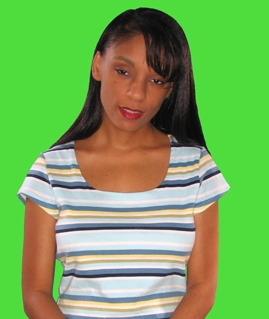
#> input picture VC/P2/chica.jpg, 269 x 319 px
$ jupyter execute --allow-errors Leccion3.ipynb
#> lines starting #> are read from the running program, lines starting #| are printed output that depends on the picture; after the words box and inside, x2 and y2 are one past the last pixel; in counts of white or black regions, pixels touching at a corner belong together
Ignacio Vellido Expósito

[cell 1]
import cv2

# Función para mostrar varias imágenes en una sola ventana
import numpy as np
from matplotlib import pyplot as plt

def plot_vector_img(vim, cols=0, titles=None, suptitle=None, gray=False):
    """ Visualiza varias imágenes a la vez """
    n_images = len(vim)

    if not cols:
        cols = 7 if len(vim) >= 7 else len(vim)

    if titles is None:
        titles = ['' for i in range(1, n_images+1)]

    if suptitle is None:
          suptitle = ''

    fig = plt.figure()
    for n, (image, title) in enumerate(zip(vim, titles)):
        a = fig.add_subplot(int(np.ceil(n_images/float(cols))), cols, n+1)
        plt.imshow(image, "gray" if gray else None)

        a.set_title(title)
        a.axis('off')

    fig.suptitle(suptitle)
    fig.set_size_inches(np.array(fig.get_size_inches()) * n_images)
    fig.subplots_adjust(bottom=0)

    plt.show()

Obtener la representación en hsv de los colores: amarillo, naranja, púrpura,

[cell 2]
# Amarillo
yellow_rgb = np.ones((1,1,3), dtype='uint8') * 255
yellow_rgb[:,:,2] = 0
yellow_hsv = cv2.cvtColor(yellow_rgb, cv2.COLOR_RGB2HSV)

# Naranja
orange_rgb = np.ones((1,1,3), dtype='uint8') * 255
orange_rgb[:,:,1] = 128
orange_rgb[:,:,2] = 0
orange_hsv = cv2.cvtColor(orange_rgb, cv2.COLOR_RGB2HSV)

# Purple
purple_rgb = np.ones((1,1,3), dtype='uint8') * 128
purple_rgb[:,:,1] = 0
purple_hsv = cv2.cvtColor(purple_rgb, cv2.COLOR_RGB2HSV)

# El color va de 0º a 180º
print("Amarillo:\tRGB{}\t-\tHSV{}".format(yellow_rgb[0,0,:], yellow_hsv[0,0,:]))
print("Naranja:\tRGB{}\t-\tHSV{}".format(orange_rgb[0,0,:], orange_hsv[0,0,:]))
print("Púrpura:\tRGB{}\t-\tHSV{}".format(purple_rgb[0,0,:], purple_hsv[0,0,:]))

Crear un video para obtener la gama de grises de una imagen

[cell 3]
grays = cv2.imread("chica.jpg", cv2.IMREAD_GRAYSCALE)
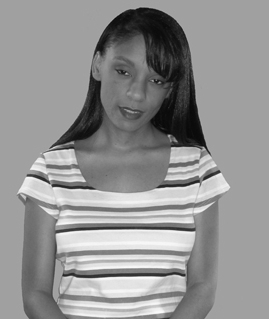
#> grays: shape (319, 269); min 8, max 253, mean 146.1
size = grays.shape[:2]
#> size = (319, 269)

fps=10
video =cv2.VideoWriter('grises.avi',cv2.VideoWriter_fourcc(*'DIVX'), fps, size)

aux = grays
img_array = []

for i in range(0,256):
    aux[:,:] = ((aux[:,:]+1) % 256)
    img_array.append(aux)
#> after the loop, img_array = 256 items

for i in range(len(img_array)):
    video.write(img_array[i])

video.release()

Crear un video para obtener para el color verde todos sus valores diferentes en luminosidad.

[cell 4]
green = np.zeros((200,200,3), dtype='uint8')
green[:,:,1] = 255

size = green.shape[:2]
green_lab = cv2.cvtColor(green, cv2.COLOR_BGR2LAB)
#> green_lab: shape (200, 200, 3); mean of channels 0, 1, 2 224, 42, 211

print("Verde:\tRGB{}\t-\tLAB{}".format(green[0,0,:], green_lab[0,0,:]))
#| Verde:	RGB[  0 255   0]	-	LAB[224  42 211]

fps=10
video =cv2.VideoWriter('verdes.avi', cv2.VideoWriter_fourcc(*'DIVX'), fps, size)

aux = green_lab
img_array = []

for i in range(0,256):
    aux[:,:,0] = i
    frame = cv2.cvtColor(aux,cv2.COLOR_LAB2BGR)
    img_array.append(frame)
#> this loop made 256 passes
#> pass 1, `frame = cv2.cvtColor(aux,cv2.COLOR_LAB2BGR)`:
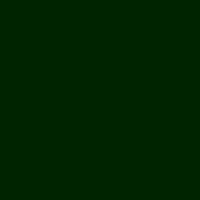
#> frame: shape (200, 200, 3); mean B, G, R 0, 36, 0
#> after the loop: aux: shape (200, 200, 3); mean of channels 0, 1, 2 255, 42, 211

for i in range(len(img_array)):
    video.write(img_array[i])

video.release()

Crear un video para obtener para el color azul todos sus valores diferentes en saturación

[cell 5]
blues = np.zeros((200,200,3), dtype='uint8')
blues[:,:,2] = 255

size = blues.shape[:2]
blues_hsv = cv2.cvtColor(blues, cv2.COLOR_RGB2HSV)
#> blues_hsv: shape (200, 200, 3); mean H, S, V 120, 255, 255

plot_vector_img([blues])
#> in plot_vector_img, `titles = ['' for i in range(1, n_images+1)]`: titles = ['']
#> the loop in plot_vector_img, `for n, (image, title) in enumerate(zip(vim, titles)):` made 1 pass

print("Azul:\tRGB{}\t-\tHSV{}".format(blues[0,0,:], blues_hsv[0,0,:]))
#| Azul:	RGB[  0   0 255]	-	HSV[120 255 255]

fps = 10
video = cv2.VideoWriter('azules.avi', cv2.VideoWriter_fourcc(*'DIVX'), fps, size)

aux = blues_hsv
img_array = []

for i in range(0,256):
    aux[:,:,1] = i
    frame = cv2.cvtColor(aux, cv2.COLOR_HSV2BGR)
    img_array.append(frame)

for i in range(len(img_array)):
    video.write(img_array[i])

video.release()

Sobre la imagen pez2 segmentar la información naranja

[cell 6]
pez2 = cv2.imread("pez2.jpg", cv2.IMREAD_COLOR)
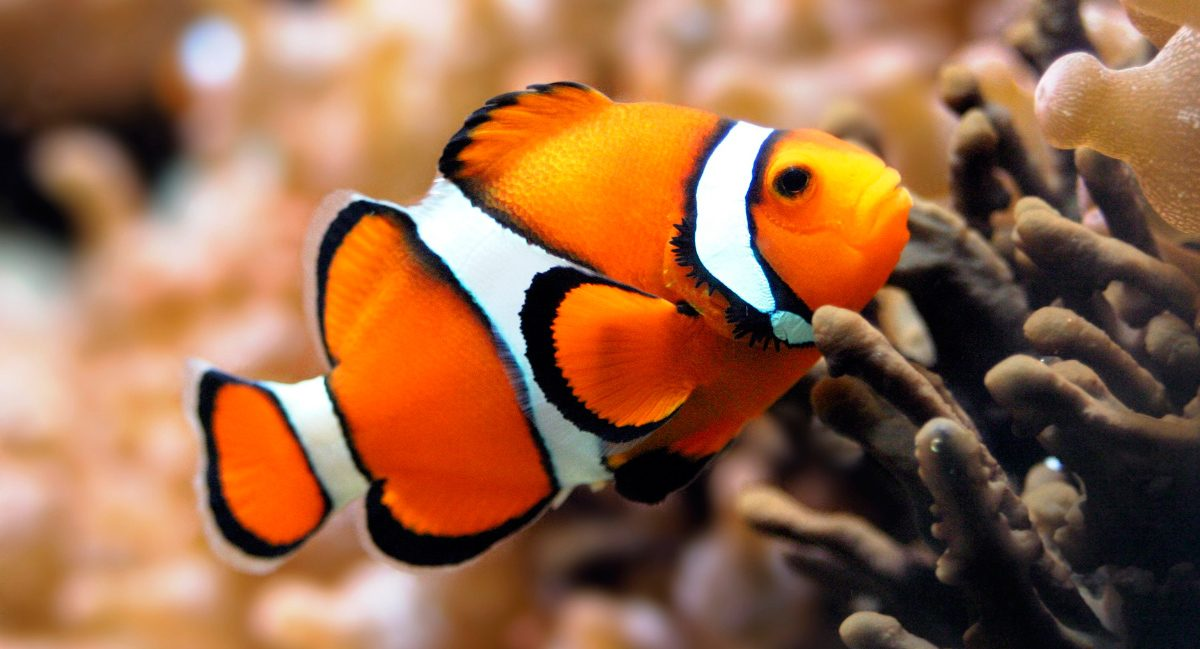
#> input picture VC/P2/pez2.jpg, 1200 x 649 px
#> pez2 is the input picture: shape (649, 1200, 3); mean B, G, R 72.4, 103.1, 150.4
pez2_rgb = cv2.cvtColor(pez2, cv2.COLOR_BGR2RGB)
pez2_hsv = cv2.cvtColor(pez2, cv2.COLOR_BGR2HSV)
#> pez2_hsv: shape (649, 1200, 3); mean H, S, V 36.3, 131.7, 152.5

# Naranja: HSV(15,255,255)
# Cogemos el rango de +-30º
lower_orange = np.array([0,128,50])
upper_orange = np.array([45,255,255])
mask = cv2.inRange(pez2_hsv, lower_orange, upper_orange)
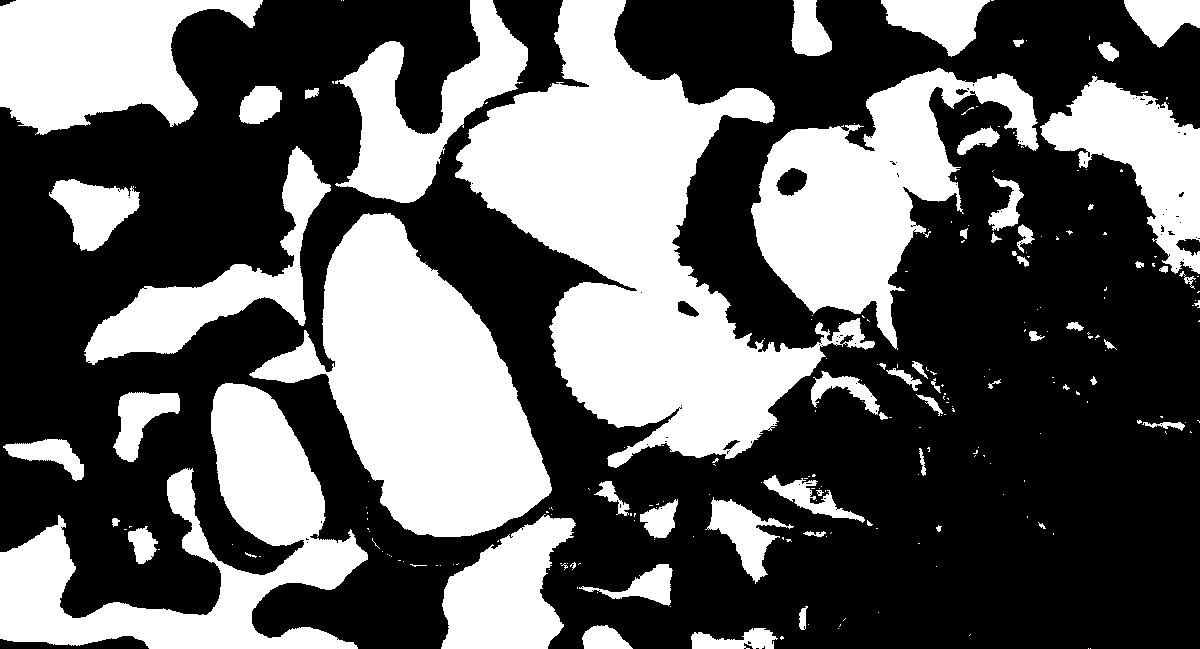
#> mask: shape (649, 1200); 38.5% white; 247 white regions (182 under 20 px), largest, box (x1, y1, x2, y2) and area: (455, 0, 875, 468) 76098, (249, 213, 552, 537) 48607, (0, 383, 368, 649) 35271

lower_orange = np.array([165,128,50])
upper_orange = np.array([179,255,255])
mask2 = cv2.inRange(pez2_hsv, lower_orange, upper_orange)
#> mask2: shape (649, 1200); 0.03% white in thin lines or dots, all inside (x1, y1, x2, y2) = (215, 143, 1027, 499)
mask = cv2.bitwise_or(mask, mask2)
#> mask: shape (649, 1200); 38.6% white; 248 white regions (183 under 20 px), largest, box (x1, y1, x2, y2) and area: (455, 0, 875, 468) 76209, (249, 213, 552, 537) 48638, (0, 383, 368, 649) 35287

# Aplicando la máscara
res = cv2.bitwise_and(pez2, pez2, mask=mask)
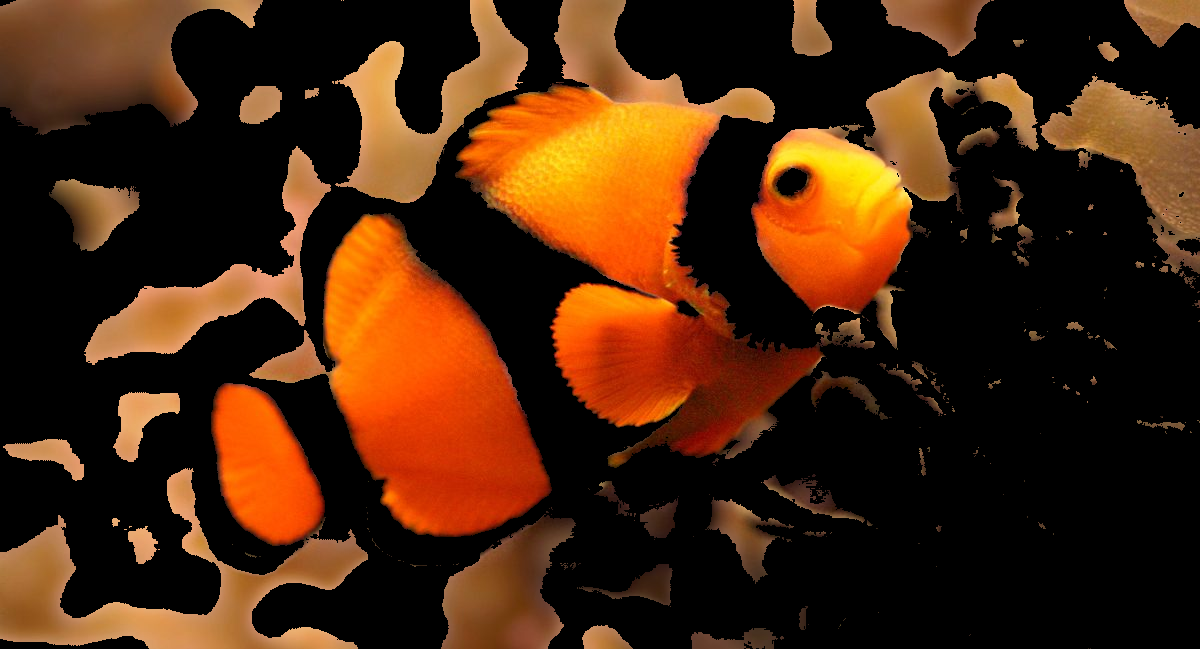
#> res: shape (649, 1200, 3); mean B, G, R 13.4, 37.6, 71.9
res = cv2.cvtColor(res, cv2.COLOR_BGR2RGB)

plot_vector_img([pez2_rgb, mask, res], titles=["Original", "Máscara", "Resultado"])
#> the loop in plot_vector_img (call 2), `for n, (image, title) in enumerate(zip(vim, titles)):` made 3 passes
#> further down, img is the input picture: shape (319, 269, 3); mean B, G, R 91.5, 170.1, 120.3
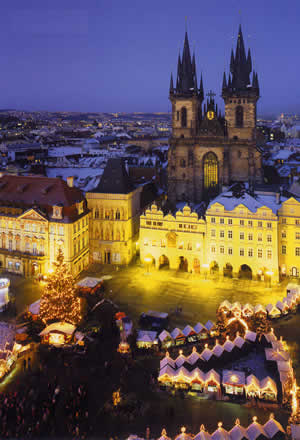
#> input picture VC/P2/praga1.jpg, 300 x 440 px
#> further down, img2 is the input picture: shape (440, 300, 3); mean B, G, R 85.7, 85.6, 101.7

Sobre la imagen pez1 cambiar el azul a naranja

(Por la intensidad de los azules en la imagen el resultado no se ve tan naranja. Aunque no sea la distancia correcta, habría que sumarle menor valor de H para obtener más tonos anaranjados)

[cell 7]
pez1 = cv2.imread("pez1.jpg", cv2.IMREAD_COLOR)
#> (the rest of this cell did not finish here and is left out)

Aplicar chroma_key sobre la imagen praga y la imagen de chica. El objetivo es obtener una nueva imagen que en primer plano este la chica y en segundo plano praga. Permitir colocar la imagen de la chica en cualquier punto de la imagen de praga.

[cell 8]
def chroma_key(img, img2, width, height, x, y):
#> called with width = 200, height = 250, x = 100, y = 100
    img_hsv = cv2.cvtColor(img, cv2.COLOR_BGR2HSV)
#> img_hsv: shape (319, 269, 3); mean H, S, V 53.3, 129.5, 188

    # Quitar fondo
    # Verde: HSV(60,255,255)
    # Cogemos el rango de +-30º
    lower_color = np.array([30,128,50])
    upper_color = np.array([90,255,255])
    mask = cv2.inRange(img_hsv, lower_color, upper_color)
#> mask: shape (319, 269); 45.4% white; 4 white regions (2 under 20 px), largest, box (x1, y1, x2, y2) and area: (0, 0, 269, 319) 38702, (52, 260, 64, 301) 254
    mask = 255 - mask

    # Aplicando la máscara
    res = cv2.bitwise_and(img, img, mask=mask)
#> res: shape (319, 269, 3)

    # Hacemos la superposición de imágenes en la zona indicada
    res = cv2.resize(res, (width,height))
#> res: shape (250, 200, 3)
    img2_cut = img2[x:x + height, y:y + width, :]

    res = np.where(res == 0, img2_cut, res)
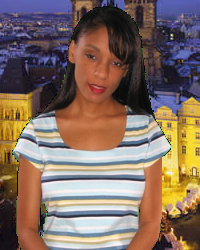
#> res: shape (250, 200, 3); mean B, G, R 98.2, 109.5, 130.6

    fin = img2.copy()
    fin[x:x + height, y:y + width,:] = res
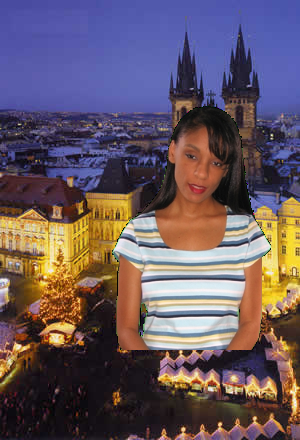
#> fin: shape (440, 300, 3); mean B, G, R 97.2, 87.6, 103.3

    return cv2.cvtColor(fin, cv2.COLOR_BGR2RGB)

# ---------------------------------------------------------------

width = 200
height = 250
x = y = 100

img = cv2.imread("chica.jpg", cv2.IMREAD_COLOR)
img_rgb = cv2.cvtColor(img, cv2.COLOR_BGR2RGB)
img2 = cv2.imread("praga1.jpg", cv2.IMREAD_COLOR)
img2_rgb = cv2.cvtColor(img2, cv2.COLOR_BGR2RGB)

fin = chroma_key(img, img2, width, height, x, y)

plot_vector_img([img_rgb, img2_rgb, fin], titles=["Chica", "Praga", "Resultado"])

Crear una función que dada una imagen de color obtenga el histograma del canal rojo, verde y azul pero de una región de interés.

[cell 9]
def plot_histograms(img, width, height, x, y):
#> called with width = 200, height = 250, x = 100, y = 100
    aux = img[x:x + height, y:y + width, :]
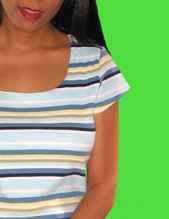
#> aux: shape (219, 169, 3); mean R, G, B 139.2, 168.5, 108.1

    fig = plt.figure(figsize=(13,15))
    titles = ["Red", "Green", "Blue"]
    for i in range(3):
        a = fig.add_subplot(3, 2, 2*i+1)
        plt.imshow(aux[:,:,i], "gray")
        a.set_title(titles[i])
        a.axis('off')

        a = fig.add_subplot(3, 2, 2*i+2)
        hist = cv2.calcHist([aux], [i], None, [256], [0,256])
        plt.plot(hist)

    plt.show()
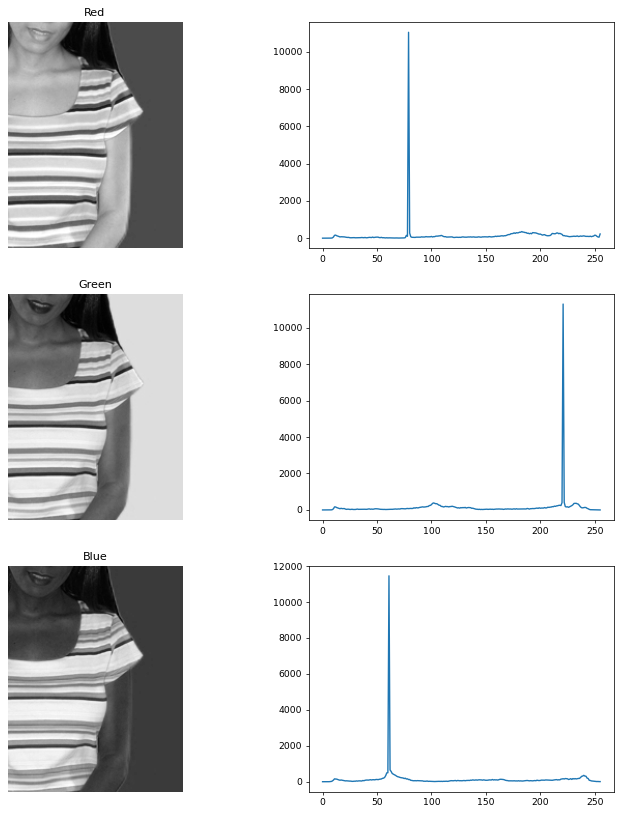
#> figure drawn by matplotlib, 6 panels; panel 2: curve peaks at x = 79, y = 11052; panel 4: curve peaks at x = 221, y = 11293; panel 6: curve peaks at x = 61, y = 11457

# --------------------------------------

width = 200
height = 250
x = y = 100

img = cv2.imread('chica.jpg')
img = cv2.cvtColor(img, cv2.COLOR_BGR2RGB)

plot_histograms(img, width, height, x, y)
plot_vector_img([img], titles=["Original"])
